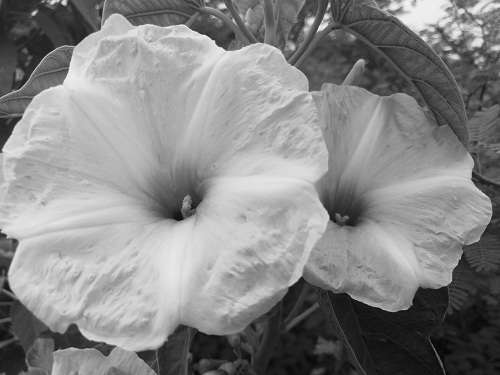
#> input picture Basics/EX2/src/data/image2.jpg, 500 x 375 px
$ python rotation.py --image ../../EX2/src/data/image2.jpg
#> lines starting #> are read from the running program, lines starting #| are printed output that depends on the picture
import numpy as np
import cv2 as cv
import argparse
from imutils import *


ap = argparse.ArgumentParser()
ap.add_argument("-i", "--image", required = True, help = "TempData/lion.jpg")
args = vars(ap.parse_args())
image = cv.imread(args["image"])
#> image is the input picture: shape (375, 500, 3); min 0, max 255, mean 134.8
cv.imshow("OriginalImage", image)
cv.waitKey(0)

rotated = rotate(image, 45, (25, 35), 1.0)
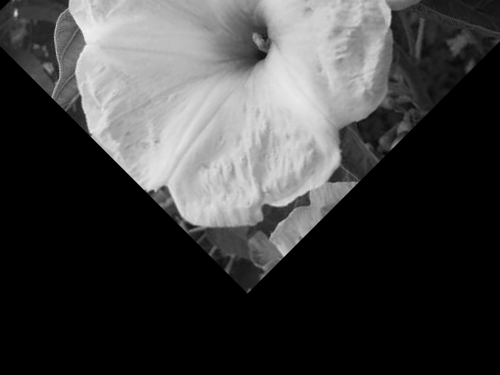
#> rotated: shape (375, 500, 3); min 0, max 244, mean 64.3
cv.imshow("Rotated by 45 degree", rotated)

cv.waitKey(0)

rotated = rotate(image, 0)
cv.imshow("Rotated by 90 degree", rotated)
cv.waitKey(0)

"""
Note:
    When passing an argument to a function, Python allows to initialize the param upon function call
    and define default params. When param is not included in function call, default param will be used.
    However, the next param cannot be a default param without init value. example: rotate function.
"""

$ run again, on Basics/EX2/src/data/index.jpeg
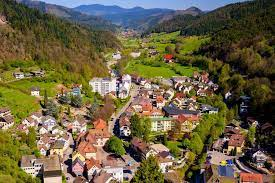
#> input picture Basics/EX2/src/data/index.jpeg, 275 x 183 px
#> image is the input picture: shape (183, 275, 3); mean B, G, R 67.9, 97.4, 107.2
#> `rotated = rotate(image, 45, (25, 35), 1.0)`:
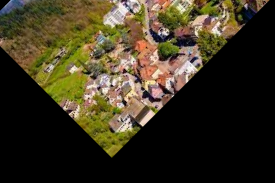
#> rotated: shape (183, 275, 3); mean B, G, R 32.5, 52.4, 60.1
